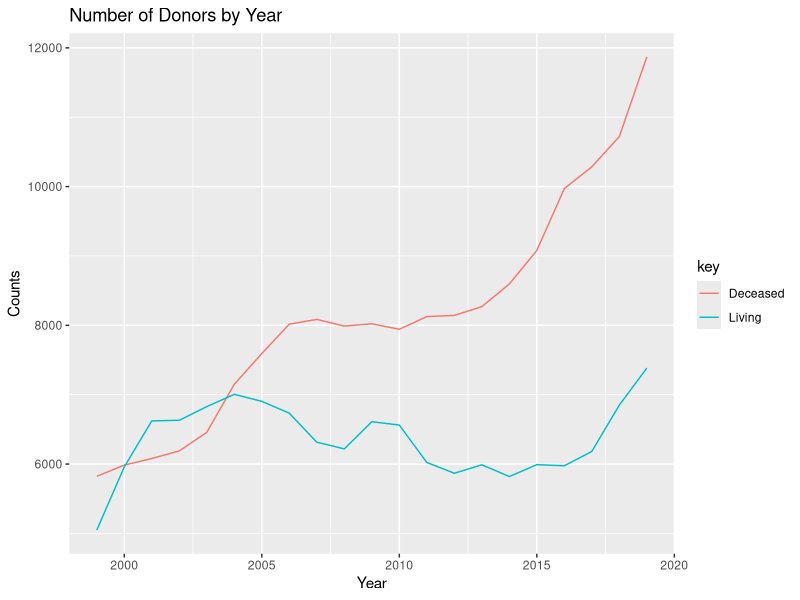

This figure's R source:
## ---- chunk 1
knitr::opts_chunk$set(echo = TRUE)
library(tidyr)
library(ggplot2)
## ---- chunk 2
donors <- read.csv("data/donors2.csv", stringsAsFactors = FALSE)
donors[, 1:3] <- sapply(donors[, 1:3], as.numeric)
  
## ---- chunk 3
donors %>%
    gather(key,value, Living, Deceased) %>%
    ggplot(aes(x=Year, y=value, colour=key)) +
    geom_line() +
    ylab('Counts')+xlab('Year')+ ggtitle("Number of Donors by Year") 
    
